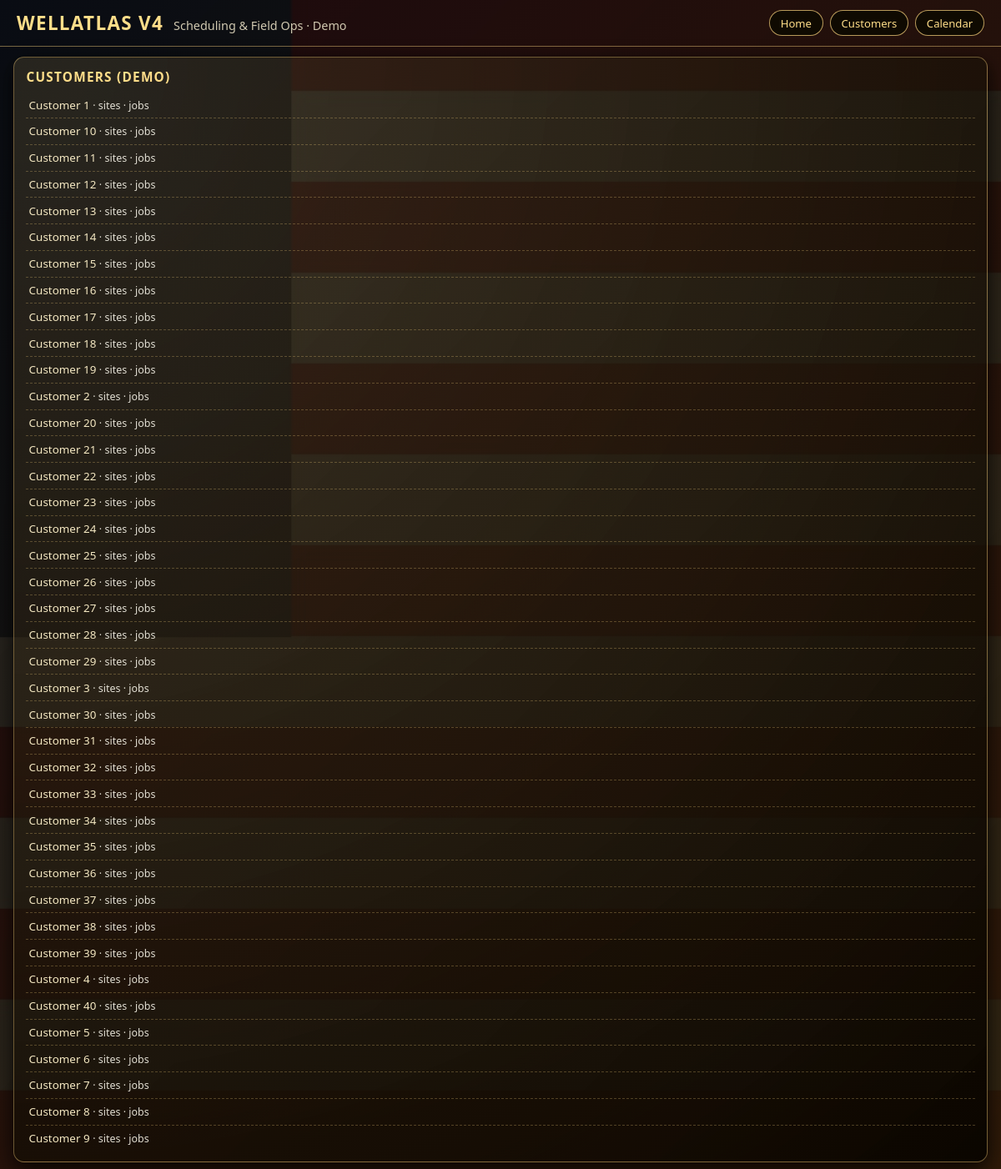
Page /customers on the committed database.
### tables this page shows
CREATE TABLE customers(id INTEGER PRIMARY KEY, name TEXT);

### app.py (the view)
@app.route("/customers")
def customers():
    conn = get_db()
    cur = conn.cursor()
    cur.execute("SELECT * FROM customers ORDER BY name ASC")
    customers = cur.fetchall()
    return render_template("customers.html", customers=customers)

### app.py (called while the page is built)
def get_db():
    conn = sqlite3.connect(DATABASE)
    conn.row_factory = sqlite3.Row
    return conn

### templates/customers.html
{% extends "base.html" %}
{% block content %}
<section class="card" style="grid-column: 1 / -1;">
  <div class="card-header">
    <div class="card-title">Customers (Demo)</div>
  </div>
  <ul class="list">
    {% for c in customers %}
    <li class="list-item">
      <a href="{{ url_for('customer_detail', customer_id=c['id']) }}">{{ c['name'] }}</a>
      <span class="small"> · {{ c['site_count'] }} sites · {{ c['job_count'] }} jobs</span>
    </li>
    {% endfor %}
  </ul>
</section>
{% endblock %}

### static/styles.css (style rules this page uses)
body { margin: 0; font-family: system-ui, -apple-system, BlinkMacSystemFont, "Segoe UI", sans-serif; color: #f8f5e9; background: #000; background-image: url('/static/wallpaper.jpg'); background-size: cover; background-attachment: fixed; background-position: center; }
.card { background: radial-gradient(circle at top left, rgba(255,215,128,0.12), rgba(10,5,0,0.97)); border-radius: 0.8rem; border: 1px solid rgba(255,215,128,0.4); padding: 0.8rem 0.9rem; box-shadow: 0 8px 24px rgba(0,0,0,0.8); }
.card-header { display: flex; justify-content: space-between; align-items: center; margin-bottom: 0.45rem; }
.card-title { font-size: 0.96rem; font-weight: 600; color: #ffde8a; text-transform: uppercase; letter-spacing: 0.08em; }
.list { list-style: none; margin: 0; padding: 0; }
.list-item { padding: 0.4rem 0.2rem; border-bottom: 1px dashed rgba(255,215,128,0.26); font-size: 0.84rem; }
.list-item:last-child { border-bottom: none; }
.small { font-size: 0.78rem; opacity: 0.9; }
a { color: #f4e8c2; text-decoration: none; }

### rows in the picture
customers: name "Customer 1"
customers: name "Customer 10"
customers: name "Customer 11"
customers: name "Customer 12"
customers: name "Customer 13"
customers: name "Customer 14"
customers: name "Customer 15"
customers: name "Customer 16"
customers: name "Customer 17"
customers: name "Customer 18"
customers: name "Customer 19"
customers: name "Customer 2"
customers: name "Customer 20"
customers: name "Customer 21"
customers: name "Customer 22"
customers: name "Customer 23"
customers: name "Customer 24"
customers: name "Customer 25"
customers: name "Customer 26"
customers: name "Customer 27"
customers: name "Customer 28"
customers: name "Customer 29"
customers: name "Customer 3"
customers: name "Customer 30"
customers: name "Customer 31"
customers: name "Customer 32"
customers: name "Customer 33"
customers: name "Customer 34"
customers: name "Customer 35"
customers: name "Customer 36"
customers: name "Customer 37"
customers: name "Customer 38"
customers: name "Customer 39"
customers: name "Customer 4"
customers: name "Customer 40"
customers: name "Customer 5"
customers: name "Customer 6"
customers: name "Customer 7"
customers: name "Customer 8"
customers: name "Customer 9"
